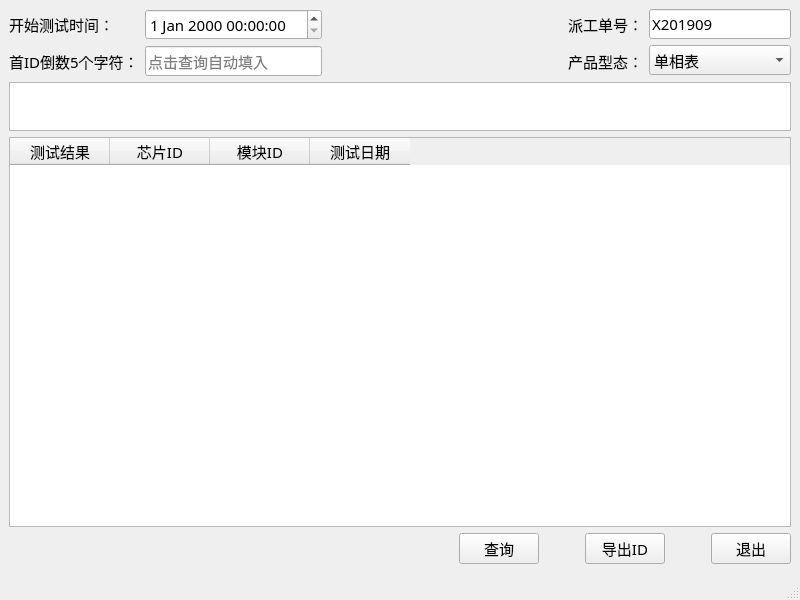
<?xml version="1.0" encoding="UTF-8"?>
<ui version="4.0">
 <class>CCO_database_query</class>
 <widget class="QMainWindow" name="CCO_database_query">
  <property name="geometry">
   <rect>
    <x>0</x>
    <y>0</y>
    <width>800</width>
    <height>600</height>
   </rect>
  </property>
  <property name="font">
   <font>
    <family>黑体</family>
    <pointsize>11</pointsize>
   </font>
  </property>
  <property name="windowTitle">
   <string>CCO芯片ID对应关系导出</string>
  </property>
  <property name="windowIcon">
   <iconset resource="apprcc.qrc">
    <normaloff>:/pic/resources/Mac_Finder_256px_1180091_easyicon.net.png</normaloff>:/pic/resources/Mac_Finder_256px_1180091_easyicon.net.png</iconset>
  </property>
  <widget class="QWidget" name="centralwidget">
   <layout class="QGridLayout" name="gridLayout">
    <item row="0" column="0">
     <layout class="QHBoxLayout" name="horizontalLayout_5">
      <item>
       <layout class="QHBoxLayout" name="horizontalLayout">
        <item>
         <layout class="QVBoxLayout" name="verticalLayout">
          <item>
           <widget class="QLabel" name="lb_start_datetime">
            <property name="text">
             <string>开始测试时间：</string>
            </property>
           </widget>
          </item>
          <item>
           <widget class="QLabel" name="label">
            <property name="text">
             <string>首ID倒数5个字符：</string>
            </property>
           </widget>
          </item>
         </layout>
        </item>
        <item>
         <layout class="QVBoxLayout" name="verticalLayout_3">
          <item>
           <widget class="QDateTimeEdit" name="start_datetime">
            <property name="maximumDateTime">
             <datetime>
              <hour>23</hour>
              <minute>59</minute>
              <second>59</second>
              <year>9999</year>
              <month>12</month>
              <day>31</day>
             </datetime>
            </property>
           </widget>
          </item>
          <item>
           <widget class="QLineEdit" name="lineEdit">
            <property name="placeholderText">
             <string>点击查询自动填入</string>
            </property>
           </widget>
          </item>
         </layout>
        </item>
       </layout>
      </item>
      <item>
       <spacer name="horizontalSpacer_7">
        <property name="orientation">
         <enum>Qt::Horizontal</enum>
        </property>
        <property name="sizeHint" stdset="0">
         <size>
          <width>40</width>
          <height>20</height>
         </size>
        </property>
       </spacer>
      </item>
      <item>
       <spacer name="horizontalSpacer_6">
        <property name="orientation">
         <enum>Qt::Horizontal</enum>
        </property>
        <property name="sizeHint" stdset="0">
         <size>
          <width>40</width>
          <height>20</height>
         </size>
        </property>
       </spacer>
      </item>
      <item>
       <layout class="QHBoxLayout" name="horizontalLayout_2">
        <item>
         <layout class="QVBoxLayout" name="verticalLayout_2">
          <item>
           <widget class="QLabel" name="label_2">
            <property name="text">
             <string>派工单号：</string>
            </property>
           </widget>
          </item>
          <item>
           <widget class="QLabel" name="prod_type">
            <property name="text">
             <string>产品型态：</string>
            </property>
           </widget>
          </item>
         </layout>
        </item>
        <item>
         <layout class="QVBoxLayout" name="verticalLayout_4">
          <item>
           <widget class="QLineEdit" name="lineEdit_2">
            <property name="text">
             <string>X201909</string>
            </property>
           </widget>
          </item>
          <item>
           <widget class="QComboBox" name="cb_prod_type">
            <item>
             <property name="text">
              <string>单相表</string>
             </property>
            </item>
            <item>
             <property name="text">
              <string>13版三相表</string>
             </property>
            </item>
            <item>
             <property name="text">
              <string>13版集中器</string>
             </property>
            </item>
            <item>
             <property name="text">
              <string>09版三相表</string>
             </property>
            </item>
            <item>
             <property name="text">
              <string>09版集中器</string>
             </property>
            </item>
            <item>
             <property name="text">
              <string>I型采集器</string>
             </property>
            </item>
            <item>
             <property name="text">
              <string>II型采集器</string>
             </property>
            </item>
           </widget>
          </item>
         </layout>
        </item>
       </layout>
      </item>
     </layout>
    </item>
    <item row="1" column="0">
     <widget class="QTextBrowser" name="textBrowser">
      <property name="enabled">
       <bool>true</bool>
      </property>
      <property name="sizePolicy">
       <sizepolicy hsizetype="Expanding" vsizetype="Ignored">
        <horstretch>0</horstretch>
        <verstretch>1</verstretch>
       </sizepolicy>
      </property>
     </widget>
    </item>
    <item row="2" column="0">
     <widget class="QTableWidget" name="tableWidget">
      <property name="sizePolicy">
       <sizepolicy hsizetype="Expanding" vsizetype="Expanding">
        <horstretch>0</horstretch>
        <verstretch>8</verstretch>
       </sizepolicy>
      </property>
      <column>
       <property name="text">
        <string>测试结果</string>
       </property>
      </column>
      <column>
       <property name="text">
        <string>芯片ID</string>
       </property>
      </column>
      <column>
       <property name="text">
        <string>模块ID</string>
       </property>
      </column>
      <column>
       <property name="text">
        <string>测试日期</string>
       </property>
      </column>
     </widget>
    </item>
    <item row="3" column="0">
     <layout class="QHBoxLayout" name="horizontalLayout_4">
      <item>
       <spacer name="horizontalSpacer_3">
        <property name="orientation">
         <enum>Qt::Horizontal</enum>
        </property>
        <property name="sizeHint" stdset="0">
         <size>
          <width>40</width>
          <height>20</height>
         </size>
        </property>
       </spacer>
      </item>
      <item>
       <spacer name="horizontalSpacer_4">
        <property name="orientation">
         <enum>Qt::Horizontal</enum>
        </property>
        <property name="sizeHint" stdset="0">
         <size>
          <width>40</width>
          <height>20</height>
         </size>
        </property>
       </spacer>
      </item>
      <item>
       <spacer name="horizontalSpacer_5">
        <property name="orientation">
         <enum>Qt::Horizontal</enum>
        </property>
        <property name="sizeHint" stdset="0">
         <size>
          <width>40</width>
          <height>20</height>
         </size>
        </property>
       </spacer>
      </item>
      <item>
       <layout class="QHBoxLayout" name="horizontalLayout_3">
        <item>
         <widget class="QPushButton" name="query">
          <property name="text">
           <string>查询</string>
          </property>
         </widget>
        </item>
        <item>
         <spacer name="horizontalSpacer">
          <property name="orientation">
           <enum>Qt::Horizontal</enum>
          </property>
          <property name="sizeHint" stdset="0">
           <size>
            <width>40</width>
            <height>20</height>
           </size>
          </property>
         </spacer>
        </item>
        <item>
         <widget class="QPushButton" name="export_id">
          <property name="text">
           <string>导出ID</string>
          </property>
         </widget>
        </item>
        <item>
         <spacer name="horizontalSpacer_2">
          <property name="orientation">
           <enum>Qt::Horizontal</enum>
          </property>
          <property name="sizeHint" stdset="0">
           <size>
            <width>40</width>
            <height>20</height>
           </size>
          </property>
         </spacer>
        </item>
        <item>
         <widget class="QPushButton" name="exit">
          <property name="text">
           <string>退出</string>
          </property>
         </widget>
        </item>
       </layout>
      </item>
     </layout>
    </item>
   </layout>
  </widget>
  <widget class="QMenuBar" name="menubar">
   <property name="geometry">
    <rect>
     <x>0</x>
     <y>0</y>
     <width>800</width>
     <height>26</height>
    </rect>
   </property>
  </widget>
  <widget class="QStatusBar" name="statusbar"/>
 </widget>
 <resources>
  <include location="apprcc.qrc"/>
 </resources>
 <connections>
  <connection>
   <sender>exit</sender>
   <signal>clicked()</signal>
   <receiver>CCO_database_query</receiver>
   <slot>close()</slot>
   <hints>
    <hint type="sourcelabel">
     <x>745</x>
     <y>557</y>
    </hint>
    <hint type="destinationlabel">
     <x>399</x>
     <y>299</y>
    </hint>
   </hints>
  </connection>
 </connections>
</ui>
